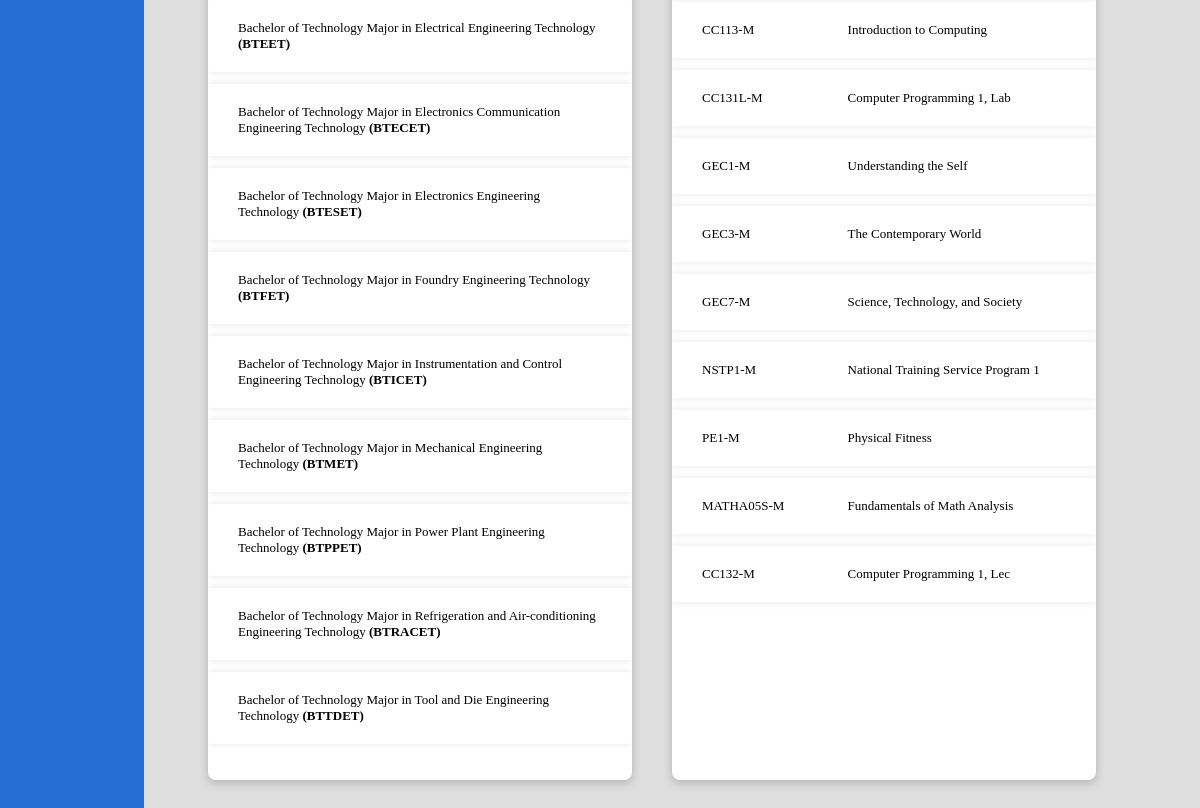
Before: /index/courses (signed in, lower part) with the older database file.
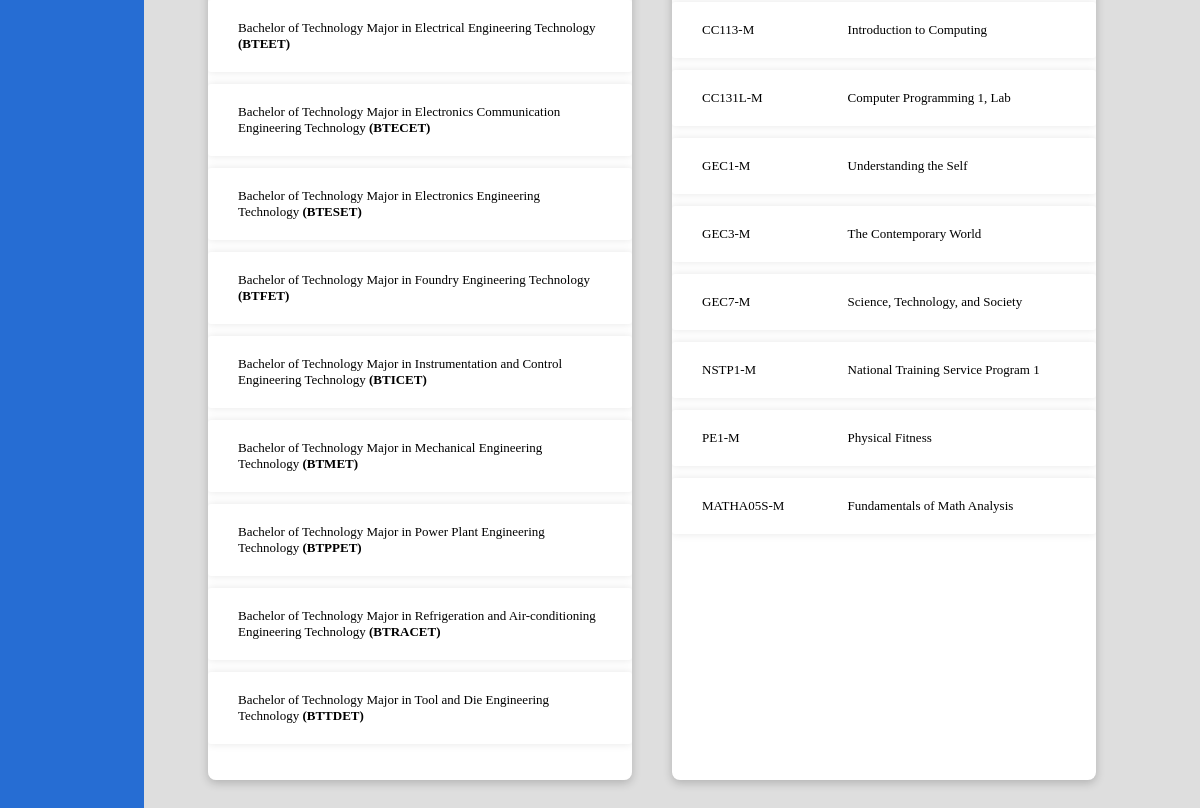
After: the same page with the newer database file.
### models.py (models this page shows)
class Program(db.Model):
    __tablename__ = "programs"
    id = db.Column("id", db.Integer, primary_key=True)
    name = db.Column("name", db.String(64))
    abbr = db.Column("abbr", db.String(10))
    courses = db.relationship("Course", backref=db.backref("program"))
    college_id = db.Column(db.Integer, db.ForeignKey("colleges.id"))

class Course(db.Model):
    __tablename__ = "courses"
    id = db.Column("id", db.Integer, primary_key=True)
    title = db.Column("title", db.String(64))
    code = db.Column("code", db.String(8))
    program_id = db.Column(db.Integer, db.ForeignKey("programs.id"))

### views.py (the view)
@views.route('/courses')
def courses():
    if g.user not in ['admin']:
        return redirect(url_for('.unauthorized'))
    views = user_views[g.user]
    colleges = db.get_programs_by_college()
    courses = db.get_courses()
    return render_template('courses.html', page="Courses", colleges=colleges, courses=courses, views=views)

### db_functions.py (called while the page is built)
def get_programs_by_college():
    response = []
    for c in College.query.all():
        c = c.__dict__
        c['programs'] = [p.__dict__ for p in Program.query.filter_by(college_id=c['id']).all()]
        response.append(c)
    return response

def get_courses():
    return [u.__dict__ for u in Course.query.all()]

### views.py (called while the page is built)
@views.before_request
def verify_permissions():
    g.user = None
    if 'user' in session:
        g.user = session['user']
    else:
        return redirect('/login')

### templates/courses.html (shortened to what this page needs)
{% extends "index.html" %}
{% block content %}
<div class="main-row">
    <div class="card side color-white">
        {% if colleges is defined and colleges|length > 0 %}
            {% for college in colleges %}
            <ul class="stylized-table">
                {% for program in college.programs %}
                <li class="table-row smaller">
                    <div class="col">{{ program.name }} <strong>({{ program.abbr }})</strong></div>
                </li>
                {% endfor %}
                <br><br>
            </ul>
            {% endfor %}
        {% else %}
        <br><br>
        <p>No programs have been created.</p>
        {% endif %}
    </div>
    <div class="card side color-white">
        {% if courses is defined and courses|length > 0 %}
        <ul class="stylized-table">
            {% for course in courses %}
            <li class="table-row smaller">
                <div class="col col-3" data-label="CODE">{{ course.code }}</div>
                <div class="col col-6" data-label="TITLE">{{ course.title }}</div>
            </li>
            {% endfor %}
        </ul>
        {% else %}
        <p>No courses have been created.</p>
        {% endif %}
    </div>
</div class="main-row">
{% endblock %}

Changed rows visible on the page:
removed Course: code "CC132-M", title "Computer Programming 1, Lec"
